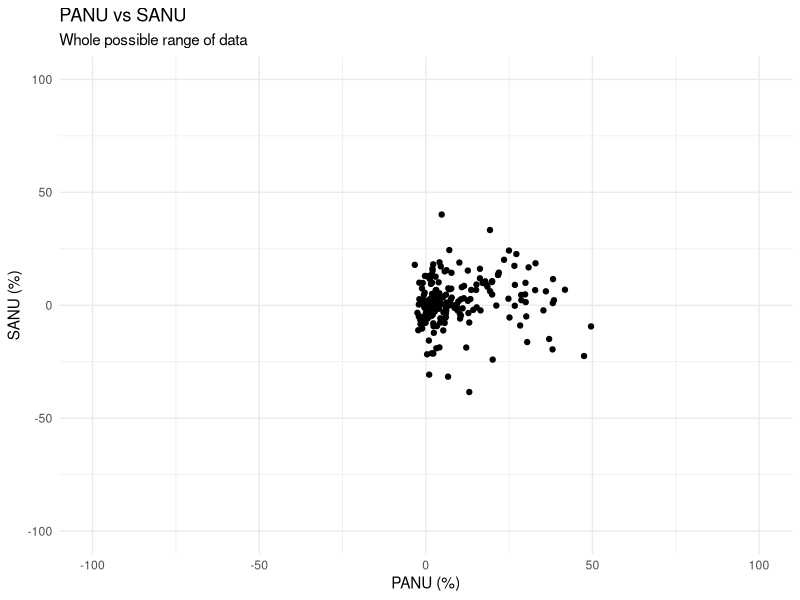
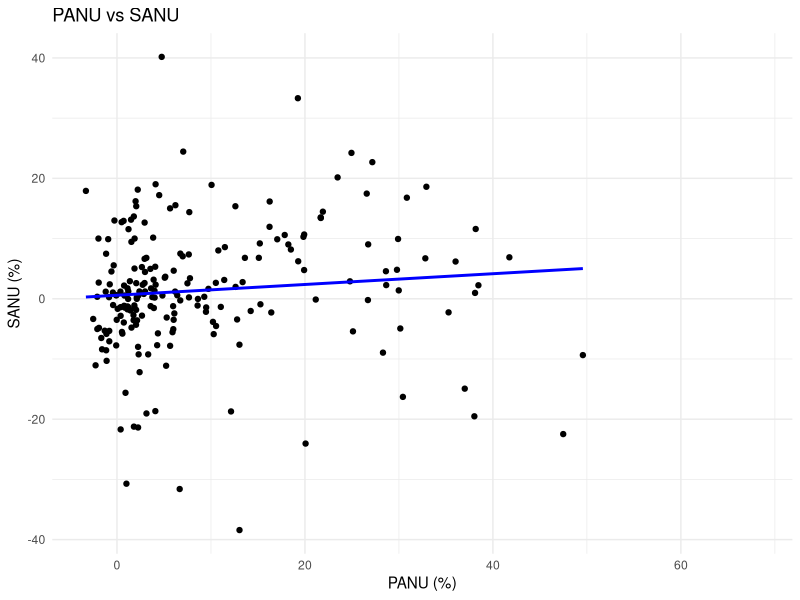
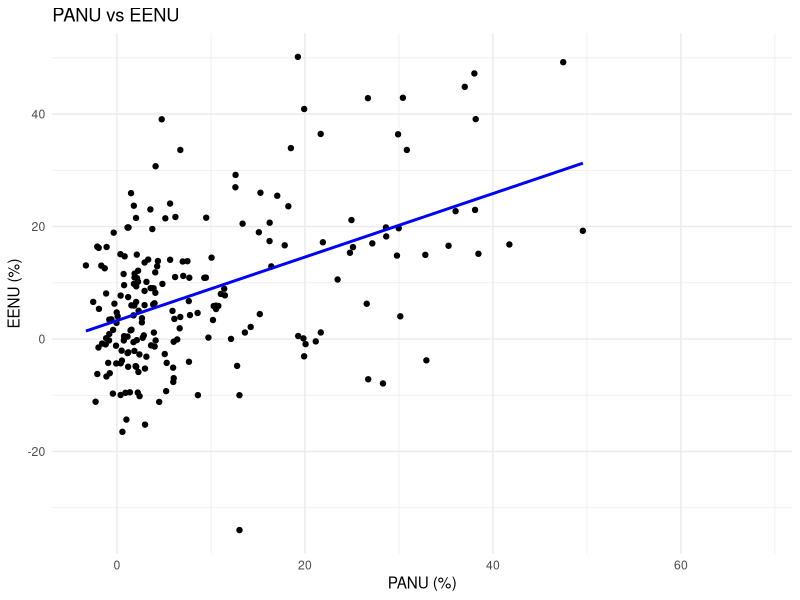

The R script that drew these images, in order:
## ---- chunk 1
nonuse <- read.csv("data/test_data/NonUse.csv", sep = ",", header=TRUE)
head(nonuse)
summary(nonuse)
## ---- chunk 2
cor.test(nonuse$PANU, nonuse$SANU, method = "spearman")
## ---- chunk 3
library(ggplot2)
p1 <- ggplot(nonuse, aes(x = PANU, y = SANU)) +
  geom_point() +
  xlim(-100, 100) +
  ylim(-100, 100) +
  labs(title = "PANU vs SANU", subtitle = "Whole possible range of data", x = "PANU (%)", y = "SANU (%)") +
  theme_minimal()

show(p1)
## ---- chunk 4
library(ggplot2)
p1 <- ggplot(nonuse, aes(x = PANU, y = SANU)) +
  geom_point() +
  geom_smooth(method = "lm", se = FALSE, color = "blue") +
  # xlim(-100, 100) +
  # ylim(-100, 100) +
  labs(title = "PANU vs SANU", x = "PANU (%)", y = "SANU (%)") +
  theme_minimal()

show(p1)
## ---- chunk 5
library(ggplot2)
p1 <- ggplot(nonuse, aes(x = PANU, y = EENU)) +
  geom_point() +
  geom_smooth(method = "lm", se = FALSE, color = "blue") +
  # xlim(-100, 100) +
  # ylim(-100, 100) +
  labs(title = "PANU vs EENU", x = "PANU (%)", y = "EENU (%)") +
  theme_minimal()

show(p1)
## ---- chunk 6
model_sanu <- lm(PANU ~ SANU, data = nonuse)
summary(model_sanu)
coefficients_sanu <- coefficients(model_sanu)
a_sanu <- coefficients_sanu["SANU"]
b_sanu <- coefficients_sanu["(Intercept)"]
cat("Regression equation for PANU as a function of SANU: PANU =", a_sanu, "* SANU +", b_sanu, "\n")
model_eenu <- lm(PANU ~ EENU, data = nonuse)
summary(model_eenu)
coefficients_eenu <- coefficients(model_eenu)
a_eenu <- coefficients_eenu["EENU"]
b_eenu <- coefficients_eenu["(Intercept)"]
cat("Regression equation for PANU as a function of EENU: PANU =", a_eenu, "* EENU +", b_eenu, "\n")
